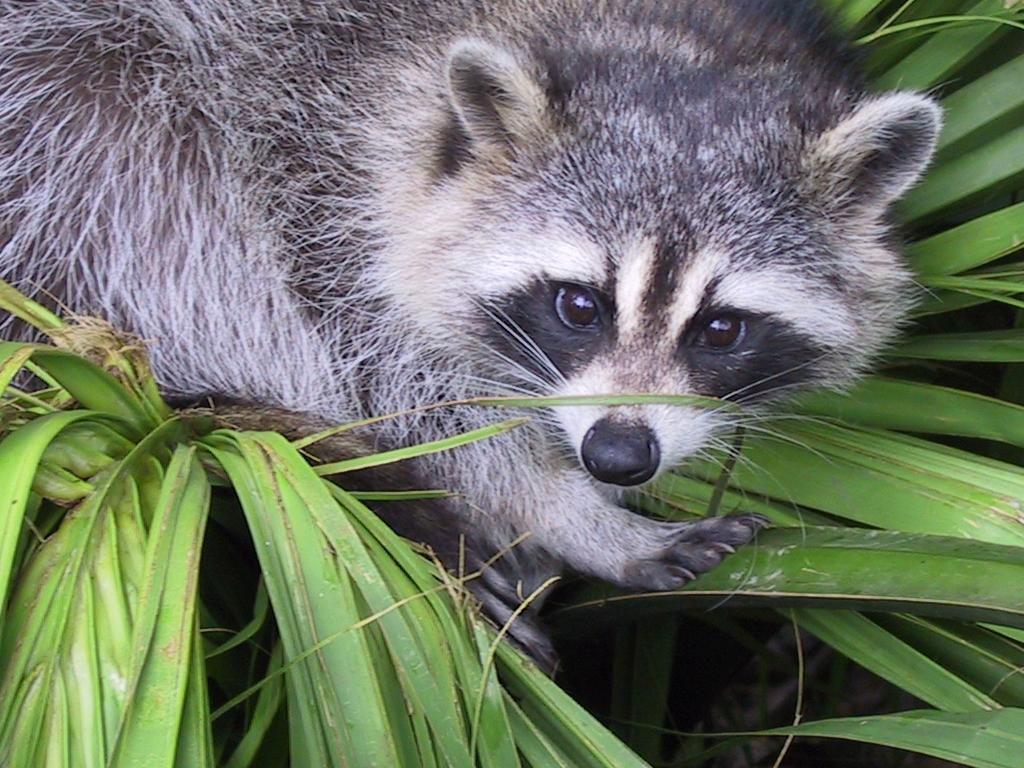
#> input picture P1/ex03/animal.jpeg, 1024 x 768 px
$ python zoom.py
#> lines starting #> are read from the running program, lines starting #| are printed output that depends on the picture
### P1/ex03/load_image.py
from PIL import Image, UnidentifiedImageError
import numpy as np


def ft_load(path: str) -> str:
    """
    Convert the image into an 8-bit numpy array and print the shape
    and its pixels content in RGB format
    """
#> called with path = 'animal.jpeg'
    try:
        im = Image.open(path)
#> im is the input picture: PIL image 1024x768 RGB; mean R, G, B 110.7, 117.7, 102.1
    except FileNotFoundError:
        raise SystemExit("File not found")
    except UnidentifiedImageError:
        raise SystemExit("Image can't be open and identified")
    except ValueError:
        raise SystemExit("Can't read file")
    except TypeError:
        raise SystemExit("Format image is not correct")

    img = np.asarray(im)
    print("The shape of image is:", img.shape)
#| The shape of image is: (768, 1024, 3)
    return str(img)

### P1/ex03/zoom.py
from load_image import ft_load
import cv2
import numpy as np


def zoom(path):
    """
    Loads the image, zoom it and changes the color to grey
    """
    try:
        print(ft_load(path))
        img = cv2.imread(path)
        img_zoom = img[100:500, 150:550]
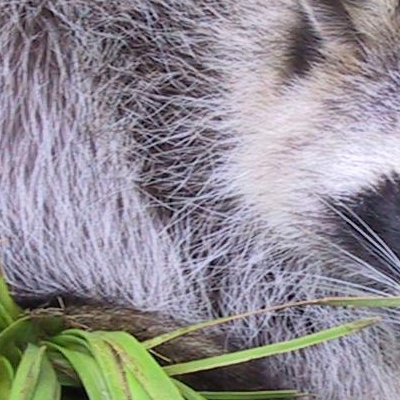
#> img_zoom: shape (400, 400, 3); mean B, G, R 146.2, 140.5, 144.5

        # Cambio la imagen RGB de 3 canales a un solo canal (400,400)
        img_gray = cv2.cvtColor(img_zoom, cv2.COLOR_RGB2GRAY)
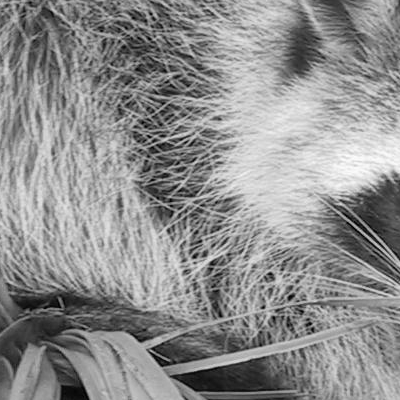
#> img_gray: shape (400, 400); min 1, max 253, mean 142.7
        # Expandimos un canal adicional (400,400,1)
        img_gray_expanded = np.expand_dims(img_gray, axis=-1)

        print("New shape after slicing:", img_gray_expanded.shape)
#| New shape after slicing: (400, 400, 1)
        print(img_gray_expanded)
#> (printed output is left out)

        cv2.imshow("image", img_gray_expanded)
        cv2.waitKey(0)
        cv2.destroyAllWindows()
    except Exception as e:
        print("Error:", e)


def main():
    zoom("animal.jpeg")


if __name__ == "__main__":
    main()
